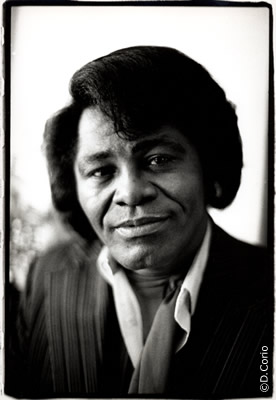
#> input picture Images/james.jpg, 276 x 400 px, found by its file name
$ python Face_and_eye_detection.py
#> lines starting #> are read from the running program, lines starting #| are printed output that depends on the picture; after the words box and inside, x2 and y2 are one past the last pixel; in counts of white or black regions, pixels touching at a corner belong together
import numpy as np
import matplotlib.pyplot as plt
import math
import cv2                  # OpenCV library for computer vision
from PIL import Image
import time

# Loading the color image for face detection
image = cv2.imread('images/james.jpg')
#> image is the input picture: shape (400, 276, 3); mean B, G, R 98.9, 100.6, 101.4

# Converting the image to RGB colorspace
image = cv2.cvtColor(image, cv2.COLOR_BGR2RGB)

# Plotting the RGB image
fig = plt.figure(figsize = (6,6))
ax1 = fig.add_subplot(111)
ax1.set_xticks([])
ax1.set_yticks([])

ax1.set_title('Original Image')
ax1.imshow(image)

# Converting the RGB  image to grayscale
gray = cv2.cvtColor(image, cv2.COLOR_RGB2GRAY)

# Extracting the pre-trained face detector from an xml file
face_cascade = cv2.CascadeClassifier('detector_architectures/haarcascade_frontalface_default.xml')

# Detecting the faces in image
faces = face_cascade.detectMultiScale(gray, 1.25, 6)
#> faces = [[56, 110, 145, 145]]

# Printing the number of faces detected in the image
print('Number of faces detected:', len(faces))
#| Number of faces detected: 1

# Making a copy of the orginal image to draw face detections on
image_with_detections = np.copy(image)


# Displaying the bounding box for each detected face
for (x,y,w,h) in faces:
    # Add a red bounding box to the detections image
    cv2.rectangle(image_with_detections, (x,y), (x+w,y+h), (255,0,0), 3)
#> this loop made 1 pass
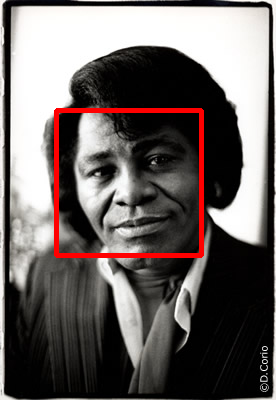
#> image_with_detections: shape (400, 276, 3); mean R, G, B 106.7, 99.2, 97.5

# Displaying the image with the detections
fig = plt.figure(figsize = (6,6))
ax1 = fig.add_subplot(111)
ax1.set_xticks([])
ax1.set_yticks([])

ax1.set_title('Image with Face Detection')
ax1.imshow(image_with_detections)


## Adding Eye Detection

# Making a copy of the original image to plot rectangle detections
image_with_detections = np.copy(image)

eye_cascade=cv2.CascadeClassifier('detector_architectures/haarcascade_eye.xml')

# Looping over the detections and drawing their corresponding face detection boxes
for (x,y,w,h) in faces:
    cv2.rectangle(image_with_detections, (x,y), (x+w,y+h),(255,0,0), 3)


    eyes=eye_cascade.detectMultiScale(gray)
    for (a,b,c,d) in eyes:
        image_with_detections=cv2.rectangle(image_with_detections,(a,b),(a+c,b+d),(0,255,0),3)
#> this loop made 1 pass
#> (x, y, w, h, eyes) on pass 1: (56, 110, 145, 145, [[86, 159, 28, 28], [139, 140, 42, 42]])
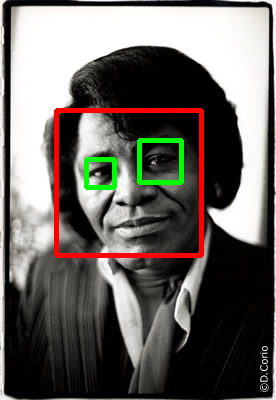
#> image_with_detections: shape (400, 276, 3); mean R, G, B 105.6, 101.4, 96.5


# Plotting the image with both faces and eyes detected
fig = plt.figure(figsize = (6,6))
ax1 = fig.add_subplot(111)
ax1.set_xticks([])
ax1.set_yticks([])

ax1.set_title('Image with Face and Eye Detection')
ax1.imshow(image_with_detections)

$ run again, with Images/fawzia.jpg copied over Images/james.jpg
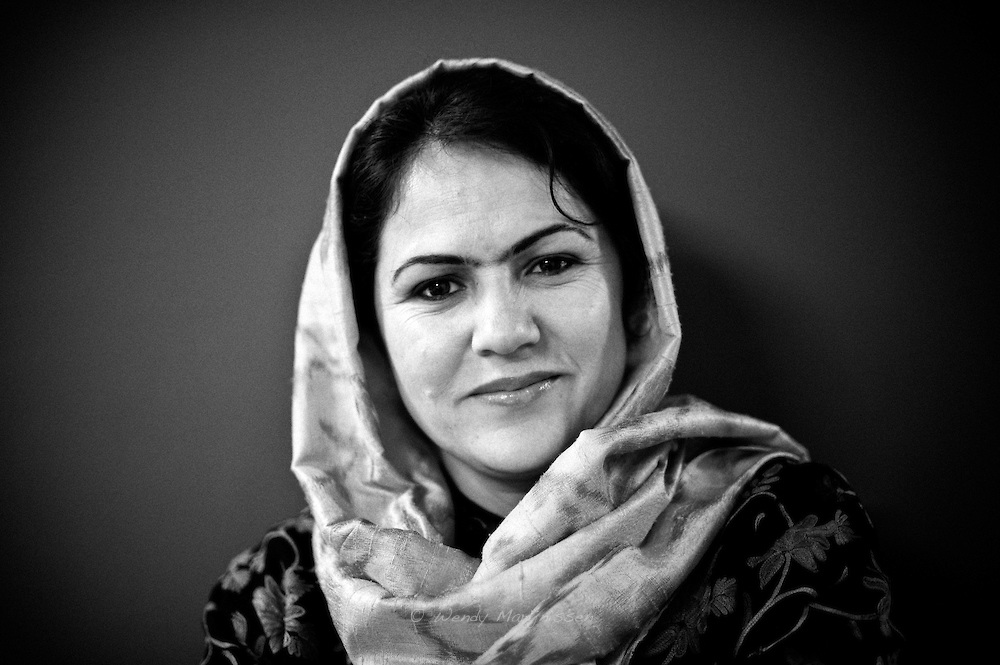
#> input picture Images/fawzia.jpg, 1000 x 665 px, found by its file name
#> image is the input picture: shape (665, 1000, 3); min 0, max 255, mean 67.4
#> faces = [[345, 159, 301, 301]]
#| Number of faces detected: 1
#> the loop `for (x,y,w,h) in faces:` made 1 pass
#> after the loop `for (x,y,w,h) in faces:`:
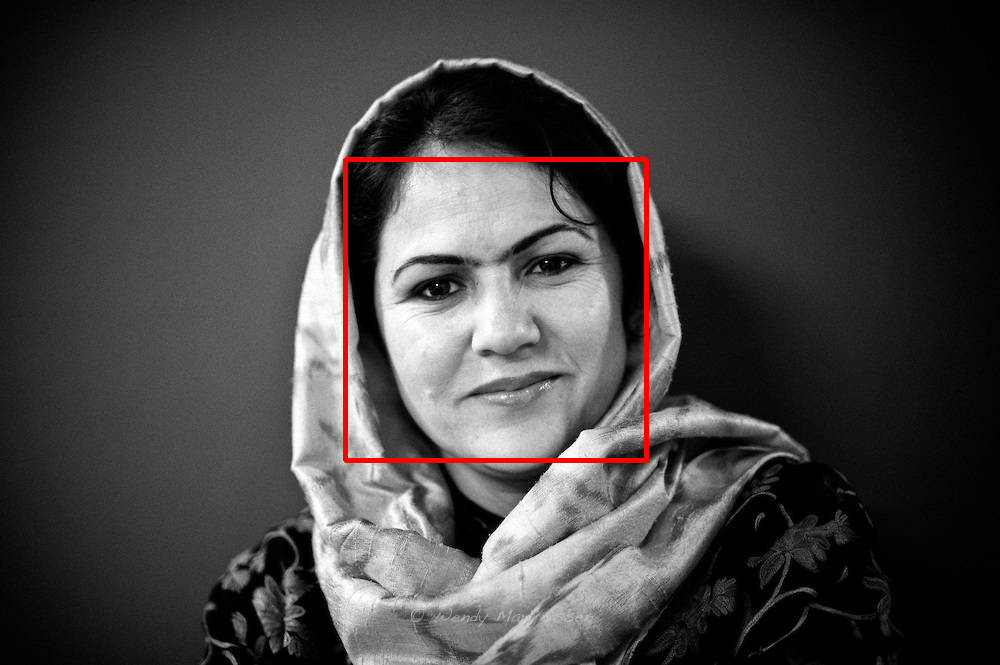
#> image_with_detections: shape (665, 1000, 3); 0.9% of pixels changed, all inside (x1, y1, x2, y2) = (343, 157, 649, 463)
#> the loop `for (x,y,w,h) in faces:` made 1 pass
#> (x, y, w, h, eyes) on pass 1: (345, 159, 301, 301, [[405, 254, 66, 66], [513, 238, 58, 58]])
#> after the loop `for (x,y,w,h) in faces:`:
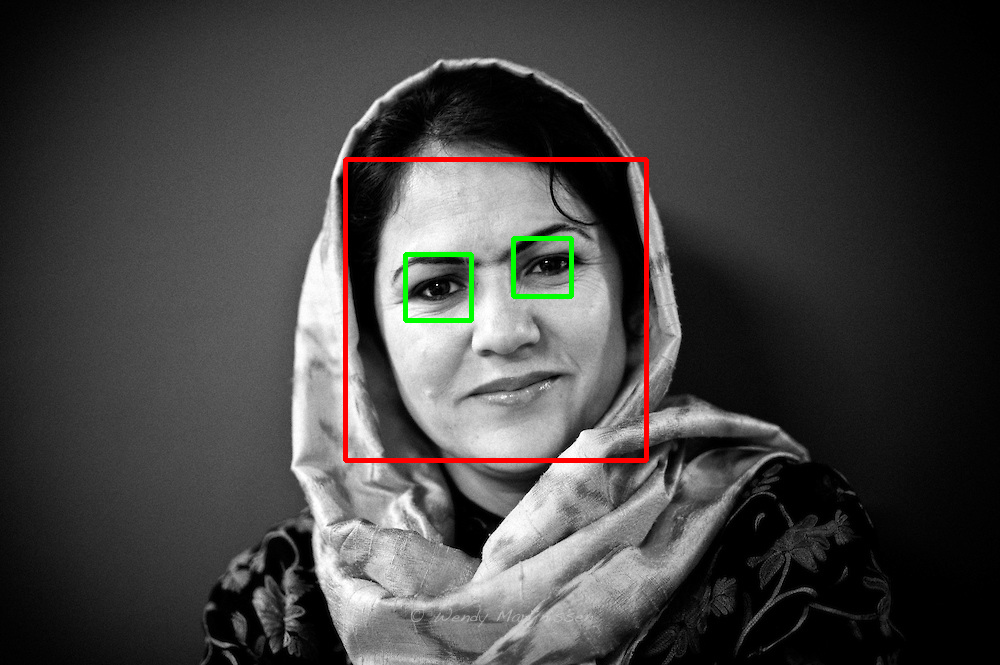
#> image_with_detections: shape (665, 1000, 3); 1.27% of pixels changed, all inside (x1, y1, x2, y2) = (343, 157, 649, 463)

$ run again, with Images/obamas4.jpg copied over Images/james.jpg
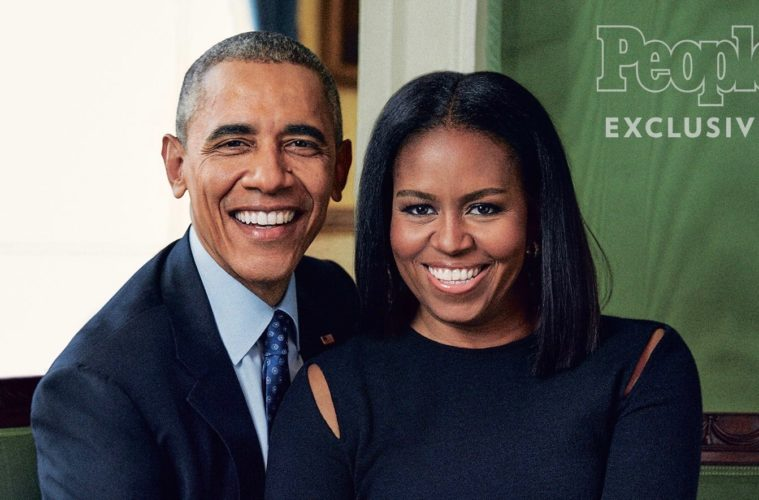
#> input picture Images/obamas4.jpg, 759 x 500 px, found by its file name
#> image is the input picture: shape (500, 759, 3); mean B, G, R 93, 96.5, 97.5
#> faces = [[367, 140, 167, 167], [179, 74, 175, 175]]
#| Number of faces detected: 2
#> the loop `for (x,y,w,h) in faces:` made 2 passes
#> after the loop `for (x,y,w,h) in faces:`:
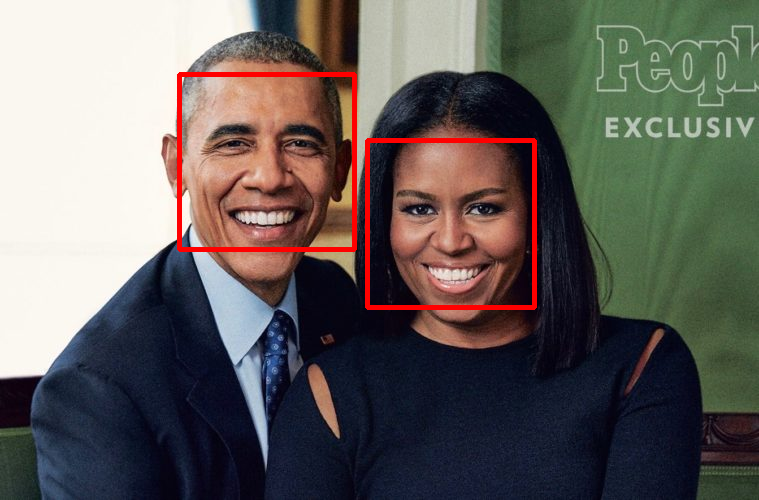
#> image_with_detections: shape (500, 759, 3); mean R, G, B 100.1, 95, 91.6
#> after the loop `for (x,y,w,h) in faces:`:
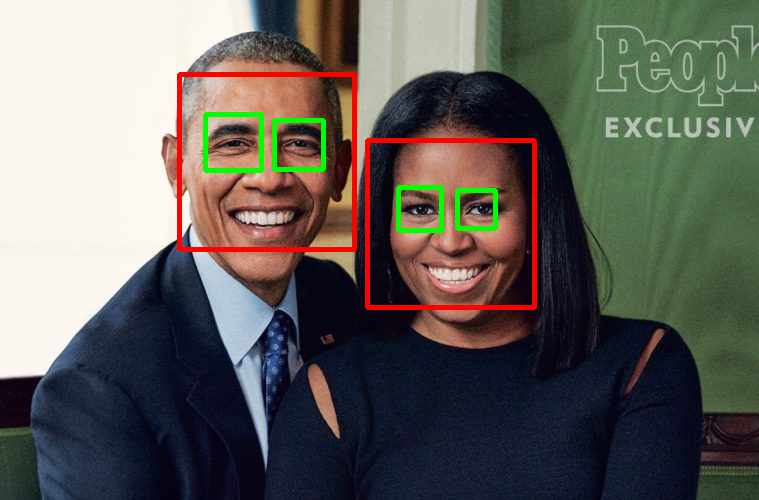
#> image_with_detections: shape (500, 759, 3); mean R, G, B 98.4, 96.3, 90.6
